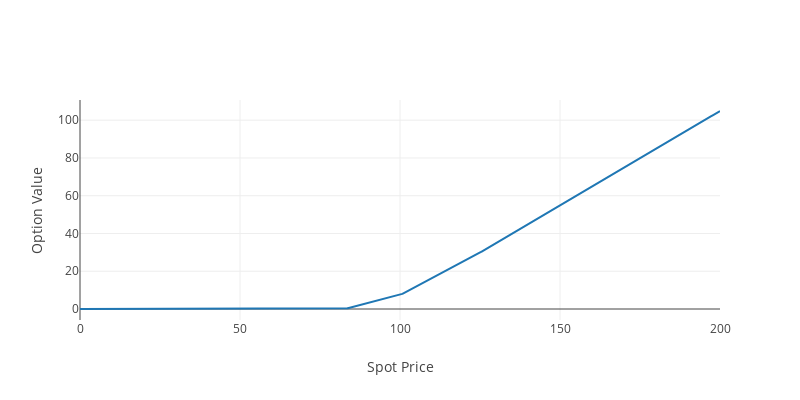
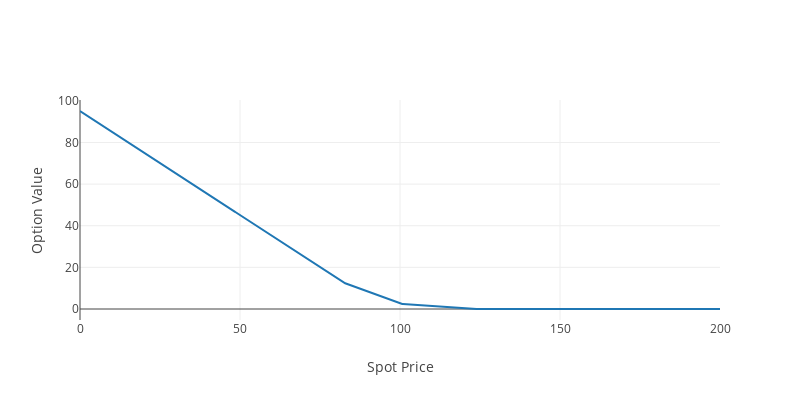

The code cell stored with these charts, in order, in its notebook:
### Code cell
# 위험 중립 세계에서 u와 d의 변동성을 일치 시킴(12.7)
# 배당이 없는(무배당) 유러피안 옵션의 2기간 이항모형(12.3)
def Binomial_European_Two_period(option_type, S, K, u, rf):
    d = 1/u
    t=1                                  # t = maturity
    n=2                                  # n 은 기간 : 2 period
    dt = t/n
    a = np.exp(rf * dt)                  # rf는 무위험 이자율
    df = 1/np.exp(rf * dt)               # df는 discount factor 할인계수
    prob = (a-d)/(u-d)
    
    if option_type == 'call':
        cuu = max(S*u*u - K, 0)
        cud = max(S*u*d - K, 0)
        cdd = max(S*d*d - K, 0)
        
        cu = ((prob * cuu) + ((1-prob) * cud)) * df
        cd = ((prob * cud) + ((1-prob) * cdd)) * df
        
        c = ((prob* cu) + ((1-prob) * cd)) * df
        
        return c
    else :
        puu = max(K - S*u*u, 0)
        pud = max(K - S*u*d, 0)
        pdd = max(K - S*d*d, 0)
        
        pu = ((prob * puu) + ((1-prob) * pud)) * df
        pd = ((prob * pud) + ((1-prob) * pdd)) * df
        
        p = ((prob* pu) + ((1-prob) * pd)) * df

        return p

print(Binomial_European_Two_period(option_type='call', S=100, K=100, u=1.1, rf=0.05))
print(Binomial_European_Two_period(option_type='put', S=100, K=100, u=1.1, rf=0.05))

S = np.linspace(0, 200, 1000)
Call_Value = np.zeros(len(S))
Put_Value = np.zeros(len(S))

for i in range(len(S)):
    Call_Value[i] = Binomial_European_Two_period(option_type='call', S=S[i], K=100, u=1.1, rf=0.05)
    Put_Value[i] = Binomial_European_Two_period(option_type='put', S=S[i], K=100, u=1.1, rf=0.05)

trace1 = go.Scatter(x=S, y=Call_Value)
data1=[trace1]
trace2 = go.Scatter(x=S, y=Put_Value)
data2=[trace2]
layout = go.Layout(width=800, height=400, xaxis=dict(title='Spot Price'), yaxis=dict(title='Option Value')) 
fig1 = dict(data=data1, layout=layout)
fig2 = dict(data=data2, layout=layout)
iplot(fig1, image='png')
iplot(fig2, image='png')

### Figure 1 — Plotly figure (JSON) as saved in the notebook; plotly's stock layout.template omitted (floating-point values rounded to 4 significant figures; data arrays with more than 128 entries replaced by an {"elided": "..."} marker saying what was removed)
{"data": [{"type": "scatter", "uid": "3ba38327-7ebd-4ad8-88f5-040557dfbebe", "x": {"elided": "1000 float values"}, "y": {"elided": "1000 float values"}}], "layout": {"height": 400, "width": 800, "xaxis": {"title": {"text": "Spot Price"}}, "yaxis": {"title": {"text": "Option Value"}}}}

### Figure 2 — Plotly figure (JSON) as saved in the notebook; plotly's stock layout.template omitted (floating-point values rounded to 4 significant figures; data arrays with more than 128 entries replaced by an {"elided": "..."} marker saying what was removed)
{"data": [{"type": "scatter", "uid": "ed47248a-cd7d-4c03-abd5-68c385e2f8cb", "x": {"elided": "1000 float values"}, "y": {"elided": "1000 float values"}}], "layout": {"height": 400, "width": 800, "xaxis": {"title": {"text": "Spot Price"}}, "yaxis": {"title": {"text": "Option Value"}}}}
